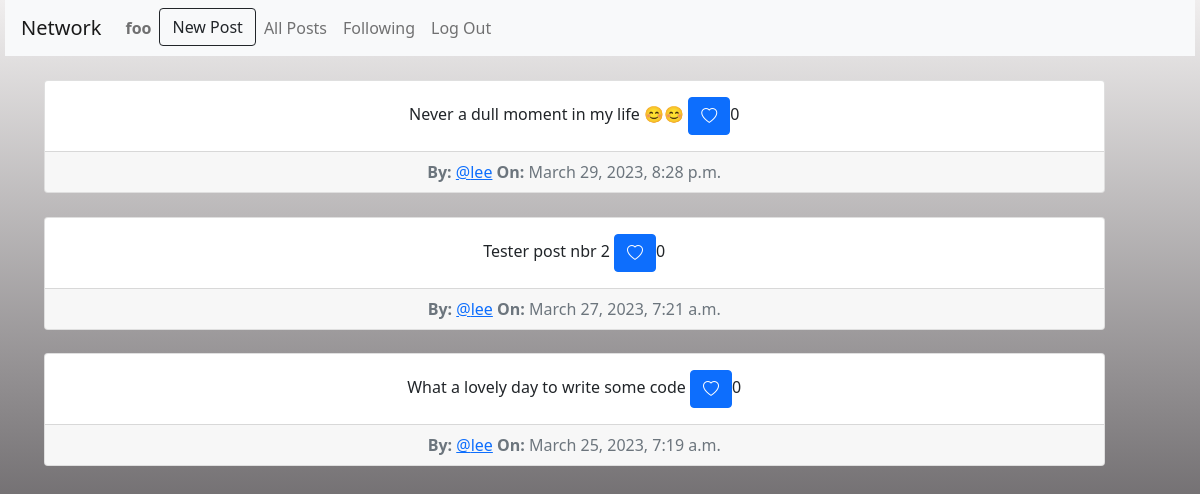
The page /following (signed in) on the database its author committed.
### network/models.py (models this page shows, shortened)
class User(AbstractUser):
    pass

class Posts(models.Model):
    author = models.ForeignKey(User, on_delete=models.CASCADE, related_name="user")
    message = models.TextField(max_length=250)
    timeStamp = models.DateTimeField(auto_now_add=True)
    likes = models.IntegerField(default=0)

### network/views.py (the view)
# urls.py: path("following", views.following, name="following"),
def following(request):
    profile =  User.objects.get(pk=request.user.id)
    user_following = Follow.objects.filter(followedBy=profile)
    allpost = Posts.objects.all().order_by('-timeStamp')
    followed_posts = []
    for post in allpost:
        for person in user_following:
            if person.user == post.author:
                followed_posts.append(post)
    paginator = Paginator(followed_posts, 10)
    page_number = request.GET.get('page')
    page_obj = paginator.get_page(page_number)
    return render(request, "network/following.html", {
        "page_obj" : page_obj
    })

### network/templates/network/following.html (shortened to what this page needs)
{% extends "network/layout.html" %}
{% load static %}
{% block body %}
    {% for post in page_obj %}
        <div id="eachPost" class="col-11">
            <div class="card text-center">
                <div class="card-body">
                    <p class="card-text">{{post.message}} <a href="#" class="btn btn-primary"><i class="bi bi-heart"></i></a>{{post.likes}}</p>
                </div>
                <div class="card-footer text-muted">
                    <strong>By: </strong>
                    <a href="{% url 'profile' post.author_id %}">@{{post.author}}</a>
                    <strong>On: </strong>{{post.timeStamp}}
                </div>
            </div>
        </div>
        {% endfor %}
{% endblock %}

### network/templates/network/layout.html (shortened to what this page needs)
{% load static %}
<!DOCTYPE html>
<html lang="en">
    <head>
        <link rel="stylesheet" href="https://cdn.jsdelivr.net/npm/bootstrap@4.0.0/dist/css/bootstrap.min.css">
        <link rel="stylesheet" href="https://stackpath.bootstrapcdn.com/bootstrap/4.4.1/css/bootstrap.min.css">
        <link rel="stylesheet" href="https://cdn.jsdelivr.net/npm/bootstrap@5.0.2/dist/css/bootstrap.min.css" />
        <link rel="stylesheet" href="https://cdn.jsdelivr.net/npm/bootstrap-icons@1.5.0/font/bootstrap-icons.css" />
        <link href="{% static 'network/styles.css' %}" rel="stylesheet">
    </head>
    <body>
        <nav class="navbar navbar-expand-lg navbar-light bg-light">
            <a class="navbar-brand" href="#">Network</a>
            <div>
              <ul class="navbar-nav mr-auto">
                {% if user.is_authenticated %}
                    <li class="nav-item">
                        <a class="nav-link" href="{% url 'profile' request.user.id %}"><strong>{{ user.username }}</strong></a>
                    </li>
                {% endif %}
                {% if user.is_authenticated %}
                    <li class="nav-item">
                        <a href="{% url 'new_Post' %}"><button type="button" class="btn btn-outline-dark" id="newPost">New Post</button></a>
                    </li>
                {% endif %}
                <li class="nav-item">
                  <a class="nav-link" href="{% url 'index' %}">All Posts</a>
                </li>
                {% if user.is_authenticated %}
                    <li class="nav-item">
                        <a class="nav-link" href="{% url 'following' %}">Following</a>
                    </li>
                    <li class="nav-item">
                        <a class="nav-link" href="{% url 'logout' %}">Log Out</a>
                    </li>
                {% endif %}
              </ul>
            </div>
          </nav>
        <div class="body">
            {% block body %}
            {% endblock %}
        </div>
    </body>
</html>

### network/static/network/styles.css (style rules this page uses)
html { height:100% }
body { height: 100%; padding-left: 5px; padding-right: 5px; background-image: linear-gradient( #f0eeee, rgb(41, 37, 41)); margin: 0; background-repeat: no-repeat; background-attachment: fixed; }
* { box-sizing: border-box; }
#eachPost { margin: 2%; }

### rows shown on the page
User: username "foo"
Posts: message "Never a dull moment in my life 😊😊", likes "0", author "lee", timeStamp "March 29, 2023, 8:28 p.m."
Posts: message "Tester post nbr 2", likes "0", author "lee", timeStamp "March 27, 2023, 7:21 a.m."
Posts: message "What a lovely day to write some code", likes "0", author "lee", timeStamp "March 25, 2023, 7:19 a.m."
